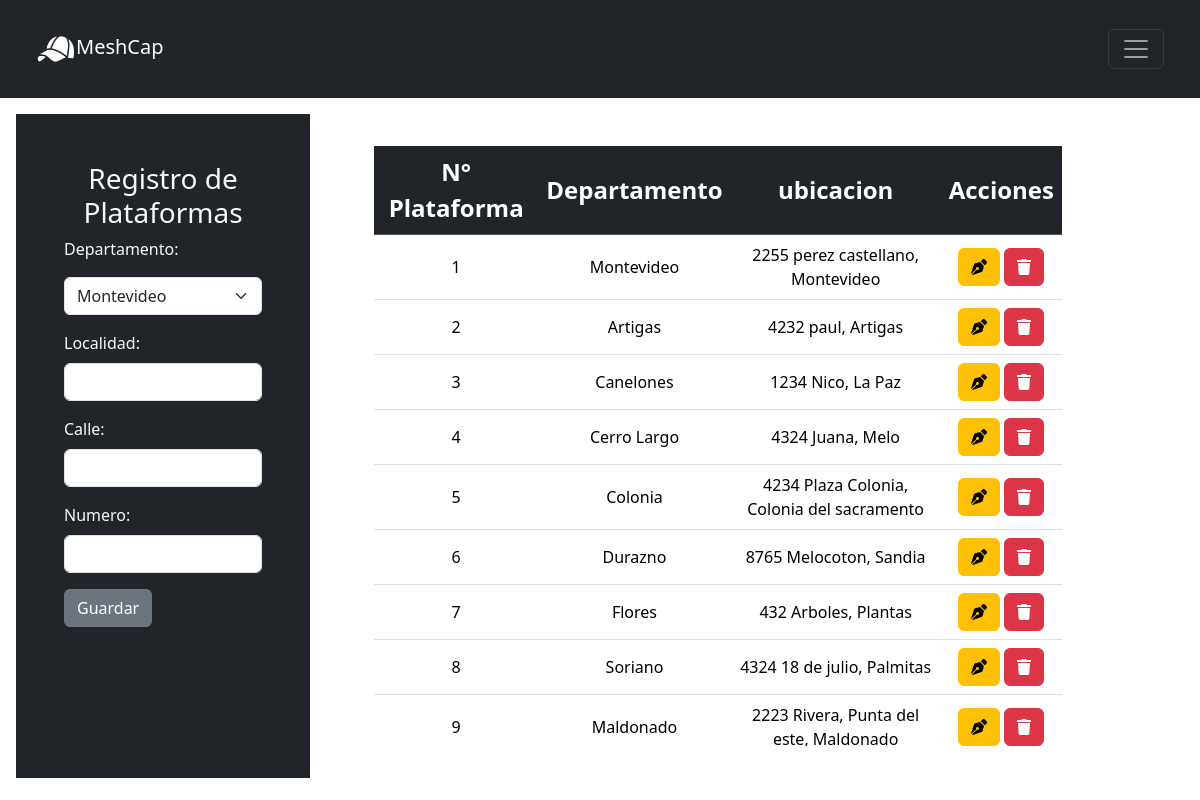
Page /src/BACKOFFICE/VISTA/crudPlataformas.php on the committed database.
### tables this page shows
CREATE TABLE `plataforma` (
  `id_plataforma` int(11) NOT NULL,
  `nombre` varchar(50) DEFAULT NULL,
  `ubicacion` varchar(255) NOT NULL
);

### src/BACKOFFICE/VISTA/crudPlataformas.php (the view, shortened to what this page needs)
<?php require('../../db.php'); ?>
<!DOCTYPE html>
<html lang="en">
<head>
    <link rel="stylesheet" href ="../CSS/stylesCrudPaquetes.css">
    <link href="https://cdn.jsdelivr.net/npm/bootstrap@5.3.2/dist/css/bootstrap.min.css" rel="stylesheet">
</head>
<body>
<nav class="navbar navbar-dark bg-dark p-4 ">
    <div class="container-fluid">
      <a class="navbar-brand" href="../../VISTA/index.html" id="logo"><img src="../../IMAGES/gorraBlanca.png" height="40" alt="">MeshCap</a>
        <button class="navbar-toggler" type="button" data-bs-toggle="offcanvas" data-bs-target="#offcanvasDarkNavbar" aria-controls="offcanvasDarkNavbar" aria-label="Toggle navigation">
          <span class="navbar-toggler-icon"></span>
        </button>
  </div>
</nav>
    <div class="container-fluid row" $id="container-total">
      <form action="../CONTROLADOR/saveCruds.php" method="POST" class="col-3 p-5 m-3 bg-dark text-light">
        <div class="mb-3">
          <h3 class ="text-light text-center">Registro de Plataformas</h3>
            <label for="exampleInputEmail1" class="form-label mb-3">Departamento:</label>
              <select class="form-select mb-3" aria-label="Default select example" name="departamento" required>
                <option value="Montevideo" selected>Montevideo</option>
              </select>
            <div class="mb-3">
              <label for="exampleInputPassword1" class="form-label">Localidad:</label>
                <input type="text" class="form-control" id="exampleInputPassword1" name="localidad" required>
            </div>
            <div class="mb-3">
              <label for="exampleInputPassword1" class="form-label">Calle:</label>
                <input type="text" class="form-control" id="exampleInputPassword1" name="calle" required>
            </div>
            <div class="mb-3">
                <label for="exampleInputPassword1" class="form-label">Numero:</label>
                  <input type="text" class="form-control" id="exampleInputPassword1" name="numero" required>
            </div>
              <button type="submit" class="btn btn-secondary " name="guardar_plataforma">Guardar</button>
      </form>
        </div>
        <div class="col-8 p-5 text-center">
          <div style="max-height: 600px; overflow-y: auto;">
              <table class="table col-8">
              <thead class="table-dark fs-4">
                  <tr class="align-middle">
                    <th scope="col">N° Plataforma</th>
                    <th scope="col">Departamento</th>
                    <th scope="col">ubicacion</th>
                    <th scope="col">Acciones</th>
                  </tr>
              </thead>
              <tbody>
                    <?php
                    $query = "SELECT * FROM plataforma";
                    $plataforma = mysqli_query($conn,$query);
                    while($fila = mysqli_fetch_array($plataforma)){ ?>
                            <tr class="align-middle">
                                <td><?php echo $fila['id_plataforma']?></td>
                                <td><?php echo $fila['nombre']?></td>
                                <td><?php echo $fila['ubicacion']?></td>
                                 <td class="align-middle">
                                 <a href="../VISTA/editPlataformas.php?id_plataforma=<?php echo $fila['id_plataforma']; ?>" class="btn btn-small btn-warning"><i class="fas fa-pen-nib"></i></a>
                                 <a href="../CONTROLADOR/deleteCruds.php?id_plataforma=<?php echo $fila['id_plataforma']; ?>" class="btn btn-small btn-danger"><i class="fas fa-trash"></i></a>
                                </td>
                            </tr>
                    <?php } ?>
                </tbody>
            </table>
          </div>
    </div>
  <script defer src="https://use.fontawesome.com/releases/v5.15.4/js/all.js"></script></body>
</html>

### src/CSS/stylesCrudPaquetes.css (style rules this page uses)
#logo img { height: 40px; }

### rows in the picture
plataforma: id_plataforma "1", nombre "Montevideo", ubicacion "2255 perez castellano, Montevideo"
plataforma: id_plataforma "2", nombre "Artigas", ubicacion "4232 paul, Artigas"
plataforma: id_plataforma "3", nombre "Canelones", ubicacion "1234 Nico, La Paz"
plataforma: id_plataforma "4", nombre "Cerro Largo", ubicacion "4324 Juana, Melo"
plataforma: id_plataforma "5", nombre "Colonia", ubicacion "4234 Plaza Colonia, Colonia del sacramento"
plataforma: id_plataforma "6", nombre "Durazno", ubicacion "8765 Melocoton, Sandia"
plataforma: id_plataforma "7", nombre "Flores", ubicacion "432 Arboles, Plantas"
plataforma: id_plataforma "8", nombre "Soriano", ubicacion "4324 18 de julio, Palmitas"
plataforma: id_plataforma "9", nombre "Maldonado", ubicacion "2223 Rivera, Punta del este, Maldonado"
